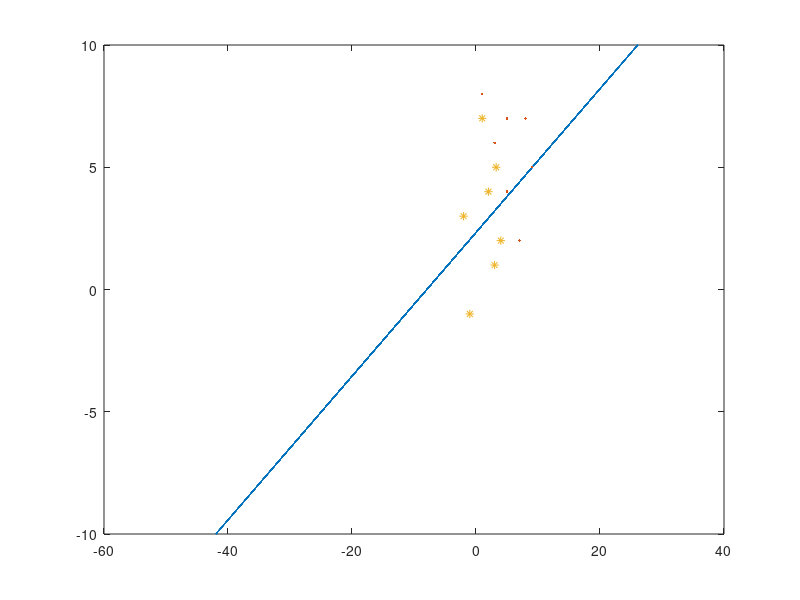

Write the MATLAB code that produced this figure.
%% Widrow-Hoff or Least Mean Squared (LMS) Rule
a = randi([-100 100],3,1);
disp(a);
w1 = [[2,7];[8,1];[7,5];[6,3];[7,8];[5,9];[4,5]];
w2 = [[4,2];[-1,-1];[1,3];[3,-2];[5,3.25];[2,4];[7,1]];
b = 0.03*ones(1,size(w1,1)+size(w2,1));
py = [ones(size(w1,1),1),w1];
ny = [-ones(size(w2,1),1),-w2];
y = [py;ny]';
k = 1;
n = size(y,2);
it = 0;
learningRate = 0.01;
theta = 0.2;
while 1
    dist = (a'*y(:,k) - b(k));
    if abs( learningRate * y(:,k) * dist) < theta
        break
    end
    if a'*y(:,k) - b(k) < 0
        a = a - learningRate * y(:,k) * dist;
    end
    k = mod(k+1,n+1);
    if k == 0
        k = 1;
    end
    it = it + 1;
end
disp(it);

for i=1:14
    if transpose(y(:,i))*a <= 0
        disp('Not Seperated');
        disp(i);
    end
end
% figure;
x=randi([-10 10],100,1);
A=a(2);
B=a(3);
C=a(1);
Y=(A*x +C)/(-1*B+0.000001);

plot(Y,x)
hold on;
plot(w1(:,2),w1(:,1),'.',w2(:,2),w2(:,1),'*');